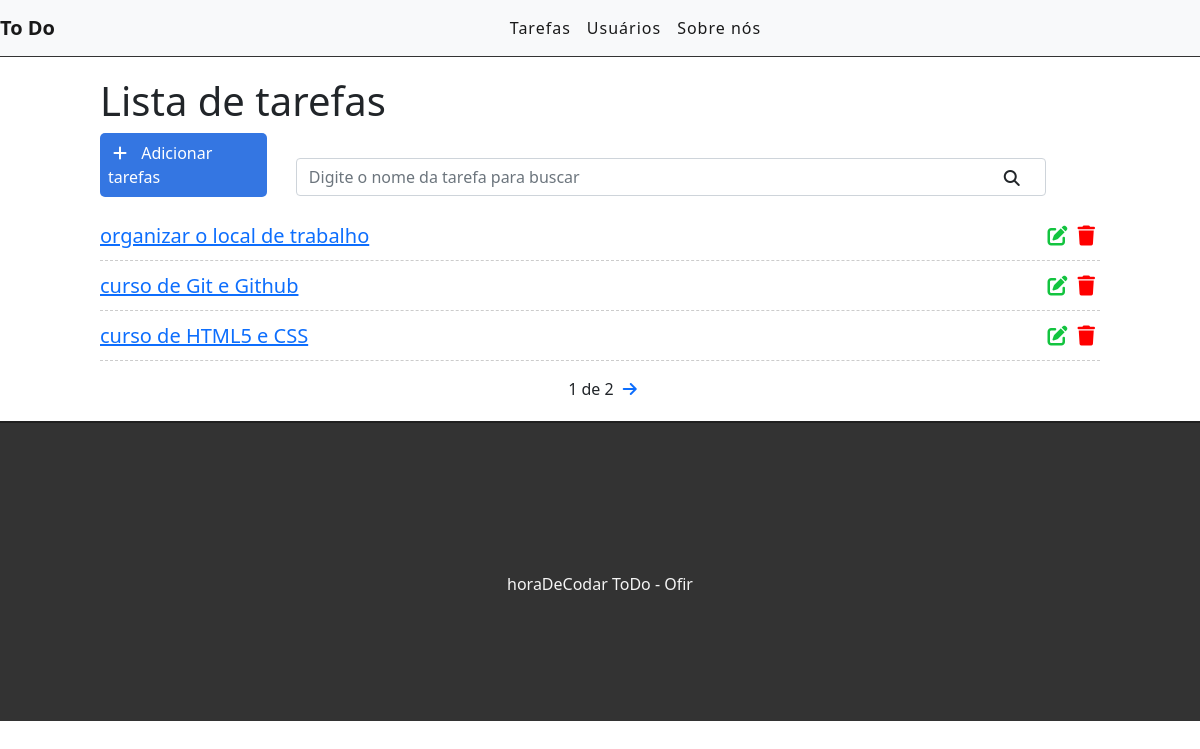
Before: / with the older database file.
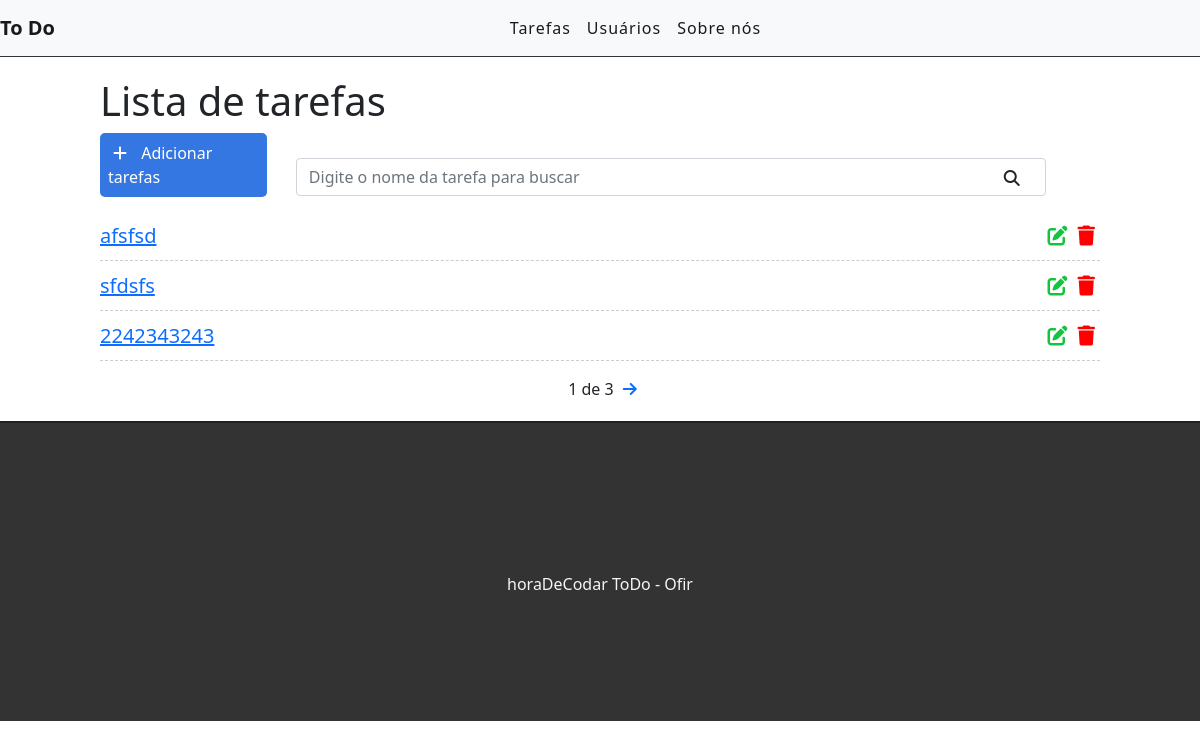
After: the same page with the newer database file.
### tasks/models.py (models this page shows, shortened)
class Task(models.Model):
    STATUS = (
        ('doing', 'Fazendo'),
        ('done', 'Feito')
    )
    title = models.CharField(max_length=255)
    description = models.TextField()
    done = models.CharField(
        max_length=7,
        choices=STATUS,
    )
    created_at = models.DateTimeField(auto_now_add=True)
    update_at = models.DateTimeField(auto_now=True)

### tasks/views.py (the view)
# urls.py: path('', views.taskList, name='task-list'),
def taskList(request):
    tasks_list = Task.objects.all().order_by("-created_at")
    paginator = Paginator(tasks_list, 3)
    page = request.GET.get('page')
    tasks = paginator.get_page(page)
    return render(request, 'tasks/list.html',{'tasks': tasks})

### tasks/templates/tasks/list.html (shortened to what this page needs)
{% extends 'base.html' %}
{% block content %}
<div class="offset-1 col-10 list-div">
    <h1>Lista de tarefas</h1>
    <a id="add-link" href="newTask/">
        <div class="col-2 add-div">
            <i class="fas fa-plus"></i> Adicionar tarefas
        </div>
    </a>
    <div class="col-9 search-div">
        <input class="form-control" type="text" id="search" name="search"
            placeholder="Digite o nome da tarefa para buscar">
        <i class="fas fa-search"></i>
    </div>
    <ul class="task-list">
        {% for task in tasks %}
        <li class="task-item">
            <span> <a href="/task/{{task.id}}">{{task.title}}</a> </span>
            <a href="delete/{{task.id}}" class="delete-btn"><span><i class="fas fa-trash"></i></span></a>
            <a href="edit/{{task.id}}"><span><i class="fas fa-edit"></i></span></a>
        </li>
        {% endfor %}
    </ul>
    <div class="pagination">
        <span class="step-links">
            <span class="current">
                {{ tasks.number }} de {{ tasks.paginator.num_pages }}
            </span>
            {% if tasks.has_next %}
            <a href="?page={{ tasks.next_page_number }}"><i class="fas fa-arrow-right"></i></a>
            {% endif %}
        </span>
    </div>
</div>
{% endblock %}

### tasks/templates/base.html (shortened to what this page needs)
{% load static %}
<!DOCTYPE html>
<html lang="pt-br">
<head>
    <link href="https://cdn.jsdelivr.net/npm/bootstrap@5.0.0-beta2/dist/css/bootstrap.min.css" rel="stylesheet"
>
    <link rel="stylesheet" href="{% static 'css/styles.css' %}">
</head>
<body>
    <div class="container-fluid">
        <nav class="navbar navbar-expand-lg navbar-light bg-light">
            <div class="container-fluid">
                <a class="navbar-brand" href="/">To Do</a>
                <div class="collapse navbar-collapse" id="navbarSupportedContent">
                    <ul class="navbar-nav me-auto mb-2 mb-lg-0">
                        <li class="nav-item">
                            <a class="nav-link active" aria-current="page" href="#">Tarefas</a>
                        </li>
                        <li class="nav-item">
                            <a class="nav-link active" aria-current="page" href="#">Usuários</a>
                        </li>
                        <li class="nav-item">
                            <a class="nav-link active" aria-current="page" href="#">Sobre nós</a>
                        </li>
                    </ul>
                </div>
            </div>
        </nav>
        {% block content %} {% endblock %}
        <footer>
            <p>horaDeCodar ToDo - Ofir</p>
        </footer>
    </div>
</body>
</html>

### tasks/static/css/styles.css (style rules this page uses)
.container-fluid { padding: 0; }
.navbar { border-bottom: 1px solid #333; margin-bottom: 20px; }
.navbar-nav { margin: auto; }
.navbar-brand { font-weight: bold; }
.navbar-light .navbar-nav a.nav-link { color: #333; letter-spacing: 1px; }
#add-link { text-decoration: none; }
.add-div { background-color: #3476e2; cursor: pointer; display: inline-block; color: #fff; padding: 8px; border-radius: 5px; margin-right: 25px; }
.fas.fa-plus { color: #fff; margin-right: 10px; margin-left: 5px; }
.fas.fa-search { position: absolute; top: 12px; right: 26px; }
.search-div { position: relative; padding: 0px; margin-top: 15px; margin-bottom: 15px; display: inline-block; }
.list-div { padding: 0; }
.task-list { padding-left: 0; }
.task-item { list-style: none; font-size: 20px; height: 50px; padding-top: 10px; border-bottom: 1px dashed #ccc; }
.fas.fa-trash, .fas.fa-edit { cursor: pointer; margin: 5px; font-size: 20px; float: right; }
.fas.fa-trash { color: red; }
.fas.fa-edit { color: #13c43f; }
footer { background-color: #333; height: 300px; border-top: 2px solid #202020; }
footer p { color: #f5f5f5; text-align: center; top: 50%; position: relative; }
.pagination { margin-bottom: 20px; }
.step-links { position: relative; margin-left: auto; margin-right: auto; }
.step-links .current { margin-left: 5px; margin-right: 5px; }

Changed rows visible on the page:
removed Task: title "organizar o local de trabalho"
no longer on this page (row unchanged): Task: title "curso de Git e Github"
no longer on this page (row unchanged): Task: title "curso de HTML5 e CSS"
added Task: title "afsfsd"
added Task: title "sfdsfs"
added Task: title "2242343243"
Other visible differences:
{{ tasks.paginator.num_pages }}: "2" → "3"
